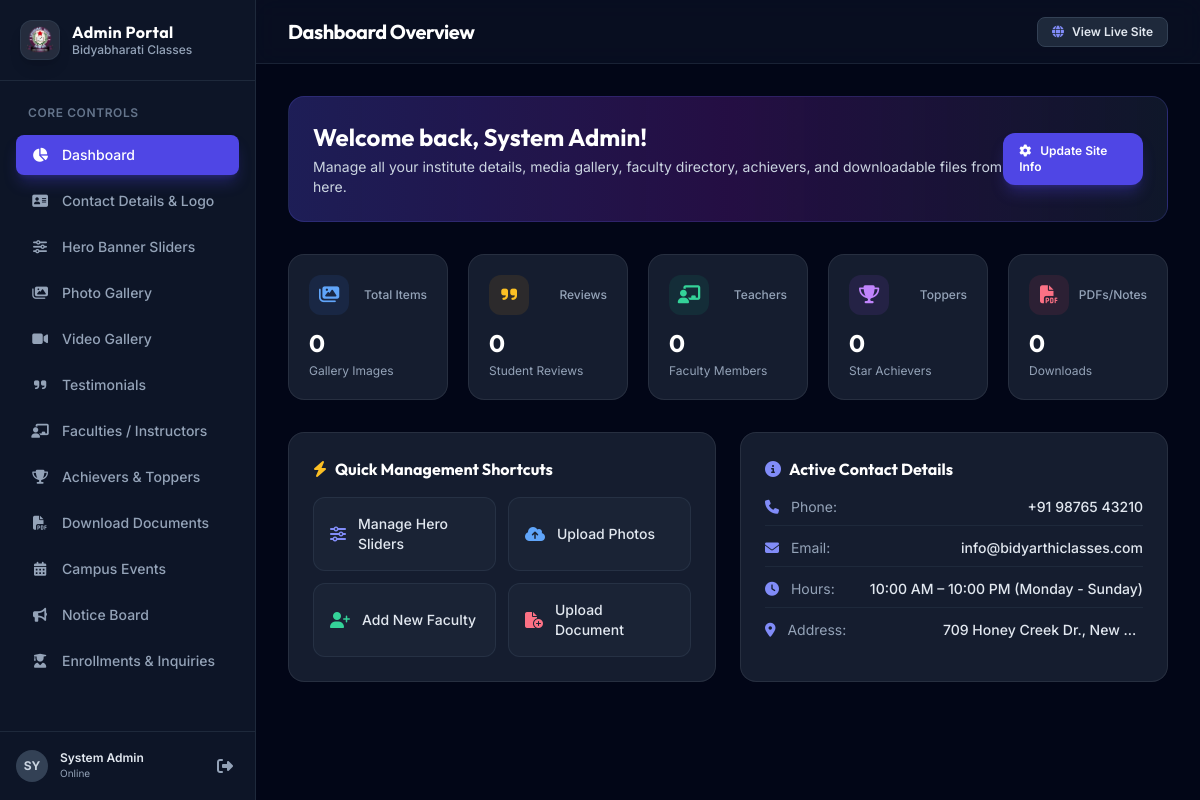
/admin/index.php (signed in), run on the app's committed database.
### tables this page shows
CREATE TABLE IF NOT EXISTS `site_settings` (
  `id` INT PRIMARY KEY DEFAULT 1,
  `site_name` VARCHAR(150) DEFAULT 'Bidyabharati Classes',
  `logo_path` VARCHAR(255) DEFAULT 'uploads/logo.png',
  `favicon_path` VARCHAR(255) DEFAULT 'assets/images/bidyarthilogo.png',
  `phone` VARCHAR(50) DEFAULT '+91 98765 43210',
  `email` VARCHAR(100) DEFAULT 'info@bidyarthiclasses.com',
  `address` TEXT,
  `working_hours` VARCHAR(255) DEFAULT '10:00 AM – 10:00 PM (Monday - Sunday)',
  `map_iframe` TEXT,
  `facebook_url` VARCHAR(255) DEFAULT 'https://facebook.com',
  `twitter_url` VARCHAR(255) DEFAULT 'https://twitter.com',
  `instagram_url` VARCHAR(255) DEFAULT 'https://instagram.com',
  `linkedin_url` VARCHAR(255) DEFAULT 'https://linkedin.com',
  `updated_at` TIMESTAMP DEFAULT CURRENT_TIMESTAMP ON UPDATE CURRENT_TIMESTAMP
);

### admin/index.php (the view, shortened to what the rows shown need)
<?php
include 'header.php';
?>
<div class="p-6 rounded-2xl bg-gradient-to-r from-indigo-900/60 via-purple-900/40 to-slate-900 border border-indigo-500/20 mb-8 flex items-center justify-between">
    <div>
        <h2 class="text-2xl font-bold text-white font-heading">Welcome back, <?= htmlspecialchars($_SESSION['admin_name'] ?? 'Admin') ?>!</h2>
    </div>
</div>
<div class="grid grid-cols-1 lg:grid-cols-2 gap-6">
    <div class="glass-panel p-6 rounded-2xl">
        <div class="space-y-3 text-sm">
            <div class="flex items-center justify-between pb-2 border-b border-slate-800">
                <span class="text-slate-400"><i class="fa-solid fa-phone text-indigo-400 mr-2"></i> Phone:</span>
                <span class="text-slate-200 font-medium"><?= htmlspecialchars($siteSettings['phone'] ?? 'N/A') ?></span>
            </div>
            <div class="flex items-center justify-between pb-2 border-b border-slate-800">
                <span class="text-slate-400"><i class="fa-solid fa-envelope text-indigo-400 mr-2"></i> Email:</span>
                <span class="text-slate-200 font-medium"><?= htmlspecialchars($siteSettings['email'] ?? 'N/A') ?></span>
            </div>
            <div class="flex items-center justify-between pb-2 border-b border-slate-800">
                <span class="text-slate-400"><i class="fa-solid fa-clock text-indigo-400 mr-2"></i> Hours:</span>
                <span class="text-slate-200 font-medium"><?= htmlspecialchars($siteSettings['working_hours'] ?? 'N/A') ?></span>
            </div>
            <div class="flex items-center justify-between">
                <span class="text-slate-400"><i class="fa-solid fa-map-marker-alt text-indigo-400 mr-2"></i> Address:</span>
                <span class="text-slate-200 font-medium truncate max-w-[200px]"><?= htmlspecialchars($siteSettings['address'] ?? 'N/A') ?></span>
            </div>
        </div>
    </div>
</div>
<?php include 'footer.php'; ?>

### admin/header.php (shortened to what the rows shown need)
<?php
require_once __DIR__ . '/../includes/db.php';
$stmtSettings = $pdo->query("SELECT * FROM site_settings WHERE id = 1");
$siteSettings = $stmtSettings->fetch() ?: [];
$current_page = basename($_SERVER['PHP_SELF']);
?>
<!DOCTYPE html>
<html lang="en" class="h-full bg-slate-900 text-slate-100">
<head>
    <script src="https://cdn.tailwindcss.com"></script>
    <link rel="stylesheet" href="https://cdnjs.cloudflare.com/ajax/libs/font-awesome/6.5.1/css/all.min.css" />
</head>
<body class="h-full flex flex-col bg-slate-950 text-slate-100">
<div class="flex h-screen overflow-hidden">
    <aside class="w-64 bg-slate-900/90 border-r border-slate-800 flex flex-col shrink-0">
        <div class="p-5 border-b border-slate-800 flex items-center gap-3">
            <div>
                <h2 class="font-bold text-base text-white tracking-wide leading-tight">Admin Portal</h2>
                <p class="text-xs text-slate-400 font-medium truncate max-w-[140px]"><?= htmlspecialchars($siteSettings['site_name'] ?? 'Bidyabharati') ?></p>
            </div>
        </div>
    </aside>
    <main class="flex-1 overflow-y-auto bg-slate-950 flex flex-col">
        <header class="h-16 border-b border-slate-800/80 bg-slate-900/50 backdrop-blur-md px-8 flex items-center justify-between sticky top-0 z-30">
            <div class="flex items-center gap-4">
                <h1 class="text-xl font-bold text-white tracking-tight">
                    <?php
                    switch($current_page) {
                        case 'index.php': echo 'Dashboard Overview'; break;
                    }
                    ?>
                </h1>
            </div>
        </header>
        <div class="p-8 flex-1">

### data on the page
site_settings: site_name "Bidyabharati Classes", phone "+91 98765 43210", email "info@bidyarthiclasses.com", working_hours "10:00 AM – 10:00 PM (Monday - Sunday)", address "709 Honey Creek Dr., New…"

### other printed values
substr($_SESSION['admin_name'] ?? 'Admin', 0, 2) "SY"
$_SESSION['admin_name'] "System Admin"
$countGallery "0"
$countTestimonials "0"
$countFaculties "0"
$countAchievers "0"
$countDocuments "0"
